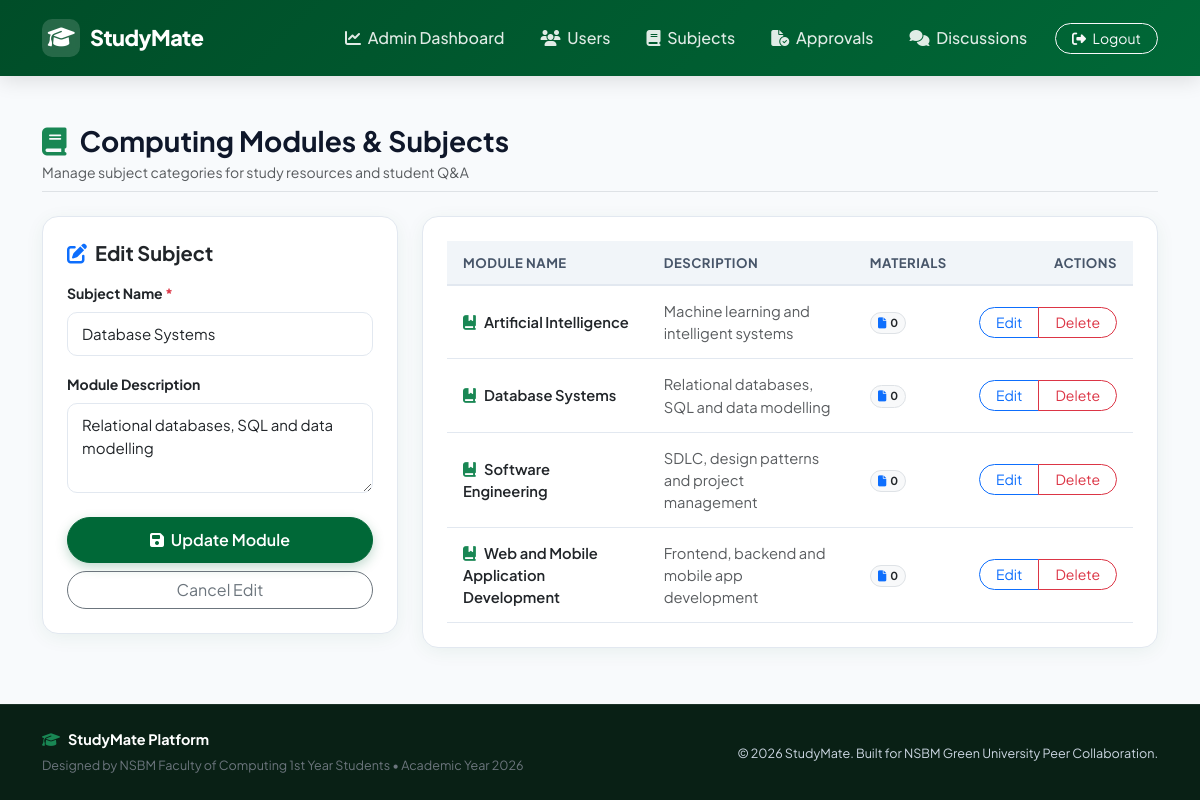
/admin/manage_subjects.php?action=edit&id=2 (signed in), run on the app's committed database.
### tables this page shows
CREATE TABLE subjects (
    subject_id INT AUTO_INCREMENT PRIMARY KEY,
    subject_name VARCHAR(100) NOT NULL,
    description VARCHAR(255),
    created_at TIMESTAMP DEFAULT CURRENT_TIMESTAMP
);

### admin/manage_subjects.php (the view, shortened to what this page needs)
<?php
require_once __DIR__ . '/../config/db.php';
$editSubject = null;
if (isset($_GET['action'], $_GET['id']) && $_GET['action'] === 'edit') {
    $id = (int)$_GET['id'];
    $res = $conn->query("SELECT * FROM subjects WHERE subject_id=$id");
    $editSubject = $res->fetch_assoc();
}
$subjects = $conn->query("SELECT s.*, (SELECT COUNT(*) FROM materials m WHERE m.subject_id = s.subject_id) AS material_count FROM subjects s ORDER BY s.subject_name");
include __DIR__ . '/../includes/header.php';
?>
<div class="d-flex align-items-center justify-content-between mb-4 pb-2 border-bottom">
  <div>
    <h3 class="fw-bold mb-1"><i class="fa-solid fa-book text-success me-2"></i> Computing Modules &amp; Subjects</h3>
    <p class="text-muted small mb-0">Manage subject categories for study resources and student Q&amp;A</p>
  </div>
</div>
<div class="row g-4">
  <div class="col-lg-4">
    <div class="card card-sm p-4">
      <h5 class="fw-bold mb-3"><i class="fa-solid fa-pen-to-square text-primary me-2"></i><?php echo $editSubject ? 'Edit Subject' : 'Add Subject Module'; ?></h5>
      <form method="POST">
        <div class="mb-3">
          <label class="form-label small fw-bold">Subject Name <span class="text-danger">*</span></label>
          <input type="text" name="subject_name" class="form-control" placeholder="e.g. Data Structures &amp; Algorithms" required
                 value="<?php echo $editSubject ? htmlspecialchars($editSubject['subject_name']) : ''; ?>">
        </div>
        <div class="mb-4">
          <label class="form-label small fw-bold">Module Description</label>
          <textarea name="description" class="form-control" rows="3" placeholder="Brief outline of module content..."><?php echo $editSubject ? htmlspecialchars($editSubject['description']) : ''; ?></textarea>
        </div>
        <button type="submit" class="btn btn-sm-primary w-100 rounded-pill mb-2"><i class="fa-solid fa-save me-1"></i> <?php echo $editSubject ? 'Update Module' : 'Add Module'; ?></button>
        <?php if ($editSubject): ?>
          <a href="manage_subjects.php" class="btn btn-outline-secondary w-100 rounded-pill">Cancel Edit</a>
        <?php endif; ?>
      </form>
    </div>
  </div>
  <div class="col-lg-8">
    <div class="card card-sm p-4">
      <div class="table-responsive">
        <table class="table table-custom">
          <thead>
            <tr>
              <th>Module Name</th>
              <th>Description</th>
              <th>Materials</th>
              <th class="text-end">Actions</th>
            </tr>
          </thead>
          <tbody>
          <?php while ($s = $subjects->fetch_assoc()): ?>
            <tr>
              <td class="fw-semibold text-dark"><i class="fa-solid fa-book-bookmark text-success me-2"></i><?php echo htmlspecialchars($s['subject_name']); ?></td>
              <td class="text-muted small"><?php echo htmlspecialchars($s['description']); ?></td>
              <td><span class="badge bg-light text-dark border px-2.5 py-1 rounded-pill"><i class="fa-solid fa-file me-1 text-primary"></i><?php echo $s['material_count']; ?></span></td>
              <td class="text-end">
                <div class="btn-group">
                  <a href="?action=edit&id=<?php echo $s['subject_id']; ?>" class="btn btn-sm btn-outline-primary rounded-start-pill px-3">Edit</a>
                  <a href="?action=delete&id=<?php echo $s['subject_id']; ?>" class="btn btn-sm btn-outline-danger rounded-end-pill px-3" onclick="return confirm('Are you sure you want to delete this subject module?');">Delete</a>
                </div>
              </td>
            </tr>
          <?php endwhile; ?>
          </tbody>
        </table>
      </div>
    </div>
  </div>
</div>
<?php include __DIR__ . '/../includes/footer.php'; ?>

### assets/css/style.css (style rules this page uses)
:root { --sm-primary: #006837; --sm-primary-dark: #004d28; --sm-primary-light: #e6f4ed; --sm-accent: #f59e0b; --sm-accent-hover: #d97706; --sm-dark: #0f172a; --sm-slate: #475569; --sm-bg: #f8fafc; --sm-card-bg: #ffffff; --sm-border: #e2e8f0; --sm-shadow-sm: 0 1px 3px rgba(0, 0, 0, 0.05); --sm-shadow: 0 4px 20px -2px rgba(0, 104, 55, 0.08); --sm-shadow-lg: 0 10px 30px -5px rgba(0, 104, 55, 0.12); --sm-radius: 16px; --sm-radius-sm: 10px; }
body { background-color: var(--sm-bg); font-family: 'Plus Jakarta Sans', -apple-system, BlinkMacSystemFont, Segoe UI, Roboto, sans-serif; color: var(--sm-dark); min-height: 100vh; display: flex; flex-direction: column; -webkit-font-smoothing: antialiased; }
.card-sm { background: var(--sm-card-bg); border: 1px solid var(--sm-border); border-radius: var(--sm-radius); box-shadow: var(--sm-shadow); transition: all 0.25s cubic-bezier(0.4, 0, 0.2, 1); }
.btn-sm-primary { background-color: var(--sm-primary); border-color: var(--sm-primary); color: #ffffff; font-weight: 600; padding: 10px 22px; border-radius: 10px; transition: all 0.2s ease; box-shadow: 0 4px 12px rgba(0, 104, 55, 0.25); }
.form-control, .form-select { border-radius: 10px; border: 1.5px solid var(--sm-border); padding: 10px 14px; font-size: 0.94rem; transition: all 0.2s ease; }
.table-custom { margin-bottom: 0; }
.table-custom th { background-color: #f1f5f9; color: var(--sm-slate); font-weight: 700; font-size: 0.82rem; text-transform: uppercase; letter-spacing: 0.5px; padding: 12px 16px; border-bottom: 2px solid var(--sm-border); }
.table-custom td { padding: 14px 16px; vertical-align: middle; border-bottom: 1px solid var(--sm-border); font-size: 0.92rem; }

### data on the page
subjects: subject_name "Database Systems", description "Relational databases, SQL and data modelling", material_count "0"
subjects: subject_name "Artificial Intelligence", description "Machine learning and intelligent systems", material_count "0"
subjects: subject_name "Software Engineering", description "SDLC, design patterns and project management", material_count "0"
subjects: subject_name "Web and Mobile Application Development", description "Frontend, backend and mobile app development", material_count "0"
